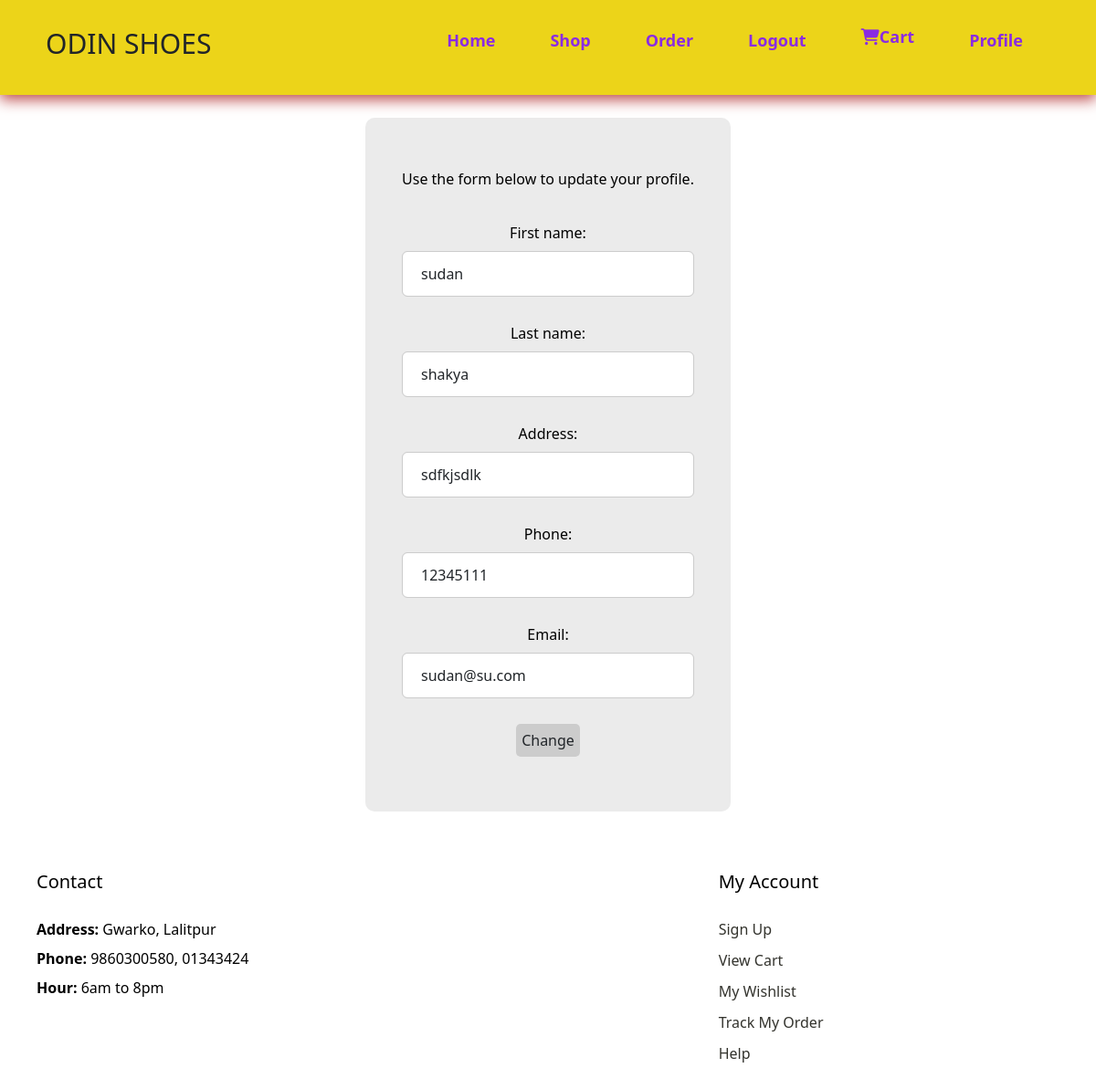
The page /accounts/update_profile (signed in) on the database its author committed.
### Accounts/models.py (models this page shows, shortened)
class Customer(models.Model):
    first_name = models.CharField(max_length=25)
    last_name = models.CharField(max_length=30)
    address = models.CharField(max_length=30)
    phone = models.CharField(max_length=14)
    email = models.EmailField()
    password = models.CharField(max_length=20)

### Accounts/views/update_profile.py (the view, shortened to what this page needs)
# urls.py: path('update_profile',update_profile.UpdateProfile.as_view(),name='update_profile'),
class UpdateProfile(View):
    def get(self,request):
        customer_id = request.session.get('customer')
        customer = Customer.objects.get(id = customer_id)
        initial_dict = {
            'first_name':customer.first_name,
            'last_name':customer.last_name,
            'phone':customer.phone,
            'address':customer.address,
            'email':customer.email
        }
        form = UpdateProfileForm(initial=initial_dict)
        return render(request,'update_profile.html',{'form':form})

### Accounts/forms.py (shortened to what this page needs)
class UpdateProfileForm(forms.ModelForm):
    class Meta:
        model = Customer
        fields = ('first_name','last_name','address','phone','email')
        widgets={
            'first_name': forms.TextInput(attrs={'class':'form-control'}),
            'last_name': forms.TextInput(attrs={'class':'form-control'}),
            'address': forms.TextInput(attrs={'class':'form-control'}),
            'phone': forms.TextInput(attrs={'class':'form-control',}),
            'email': forms.EmailInput(attrs={'class':'form-control'})
        }

### Store/templates/update_profile.html (shortened to what this page needs)
{% extends "base.html" %}
{% block content %}
<div class="auth-content">
  <div class="form-container">
    <p>Use the form below to update your profile.</p>
    <form method="post" id="" action="">
      {{ form.as_p }}
      <p><input type="submit" class = "btn" name="" value="Change" /></p>
    </form>
  </div>
</div>
{% endblock %}

### Store/static/css/style1.css (style rules this page uses)
* { margin: 0%; padding: 0%; box-sizing: border-box; }
html { scroll-behavior: smooth; }
p { font-size: 16px; color: rgb(0, 0, 0); margin: 15px 0 20px 0; }
#product1 h2, p { text-align: center; }
.btn { padding: 6px; border-radius: 5px; border: none; background: #ccc; }

### Store/templates/base.html (style rules this page uses)
.form-container { background-color: rgba(231,230,230,0.8); width:400px; display:flex; justify-content: center; align-items:center; margin:0 auto; flex-direction: column; border-radius:10px; padding: 40px; }
.auth-content { padding:25px; }
.btn { padding: 6px; border-radius: 5px; border: none; background: #ccc; }
input[type = text], input[type=email], input[type=password] { width: 100%; padding: 12px 20px; margin: 8px 0; display: inline-block; border: 1px solid #ccc; box-sizing: border-box; }

### rows shown on the page
Customer: first_name "sudan", last_name "shakya", address "sdfkjsdlk", phone "12345111", email "sudan@su.com"
